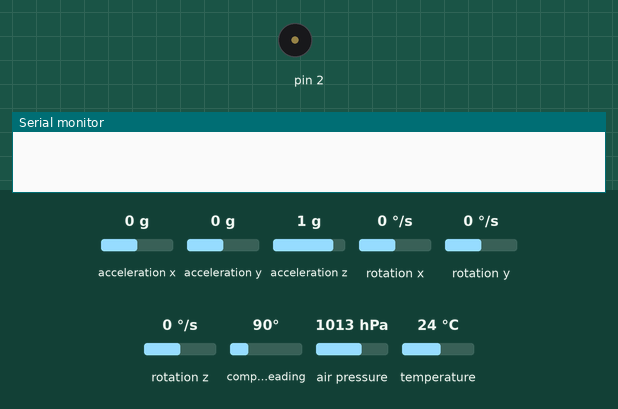
Bench run of a sketch on a simulated Arduino Uno, built with avr-gcc and run on an emulated ATmega328P. Shown: buzzer (waves = sounding), the last lines printed to the serial monitor. Inputs (shaded band) come from the test bench; at power-on: acceleration x 0 g, acceleration y 0 g, acceleration z 1 g, rotation x 0 °/s, rotation y 0 °/s, rotation z 0 °/s, compass heading 90°, air pressure 1013 hPa, temperature 24 °C. Storage starts empty.

Above: at 0.1 s.
At 6.2 s:
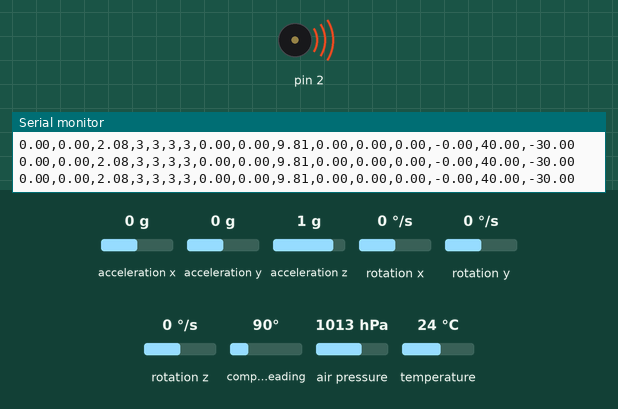
6.3 s: acceleration x set to -1.4 g
Timing chart, 0 to 9.3 s (numbered marks = the images above; inputs shaded):
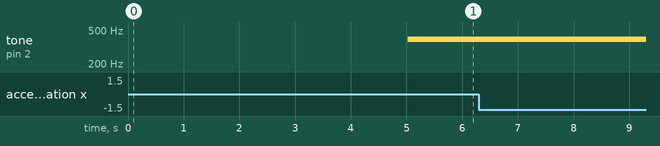

The sketch:

IMUFlightCompPiezo.ino
```cpp
/*
 * Rachel Handran
 * Flight Computer 5.19.23 with PCB v2.0
 * Current working state: Successfully prints out BMP and IMU calibration and accel, mag,
 * and gyro data to the serial monitor and writes to a file called on the SD.
 * Piezo buzzer plays constant tone for finding rocket after launch and recovery.
 *
 * CSV Format: bmp data, imu calibration, then imu raw data
 *    bmp.temp,bmp.pressure,bmp.altitude,system,accel,gyro,mg,acc.x(),acc.y(),acc.z(),gyr.x(),gyr.y(),gyr.z(),mag.x(),mag.y(),mag.z()
*/

#include <Adafruit_Sensor.h>
#include <Adafruit_BNO055.h>  // IMU
#include "Adafruit_BMP3XX.h" // BMP
#include <Wire.h>
#include <utility/imumaths.h>   // IMU
#include <SPI.h>
#include <SD.h>

// Global constants
#define FLIGHT FALSE // TRUE means will only upload the flight info, no serial prints (keep FALSE)
#define IS_DEBUG TRUE // FALSE cancels most print statements, all functions read/write still work
#define IS_DEBUG_BMP FALSE // Keep FALSE
#define DELAY_FIVE (5000)

// BNO Constants
#define BNO055_SAMPLERATE_DELAY_MS (100)

// BMP Constants
#define BMP_SCK 13
#define BMP_MISO 12
#define BMP_MOSI 11
#define BMP_CS 10
#define SEALEVELPRESSURE_HPA (1013.25) // bmp

// Setting up hardware connections
Sd2Card card;
SdVolume volume;
SdFile root;

Adafruit_BMP3XX bmp; // bmp
Adafruit_BNO055 myIMU = Adafruit_BNO055(-1, 0x28, &Wire); // IMU

File myFile;
const int CS = 10;

// Functions

// BMP Functions
void setupBMP() { //bmp
  if (!bmp.begin_I2C(0x77)) {   // hardware I2C mode, can pass in address & alt Wire
    #if IS_DEBUG_BMP
    Serial.println("Could not find a valid BMP3 sensor, check wiring!");
    #endif
    while (1);
  }
  bmp.setTemperatureOversampling(BMP3_OVERSAMPLING_8X);
  bmp.setPressureOversampling(BMP3_OVERSAMPLING_4X);
  bmp.setIIRFilterCoeff(BMP3_IIR_FILTER_COEFF_3);
  bmp.setOutputDataRate(BMP3_ODR_50_HZ);
}

// SD Card Functions
void initialize(){
    #if IS_DEBUG
    Serial.print("Initializing SD card...");
    #endif

  if (!SD.begin(CS)) {
    #if IS_DEBUG
    Serial.println("initialization failed!");
    #endif
    while (1); //stalls the program
  }
  #if IS_DEBUG
  Serial.println("initialization done.");
  #endif
}

// IMU Functions
void setup() {
  // put your setup code here, to run once:
  Serial.begin(115200);

  pinMode(2, OUTPUT);

  initialize(); //SDcard
  setupBMP();
  myIMU.begin();

  int8_t temp = myIMU.getTemp();
  myIMU.setExtCrystalUse(true);
  delay(DELAY_FIVE);
}

void loop() {
  // Piezo buzzer 5.20.23
  tone(2, 392); //G

  // put your main code here, to run repeatedly:
  uint8_t sys, gyros, accel, mg = 0;
  myIMU.getCalibration(&sys, &gyros, &accel,&mg);

  imu::Vector<3> acc = myIMU.getVector(Adafruit_BNO055::VECTOR_ACCELEROMETER);
  imu::Vector<3> gyr = myIMU.getVector(Adafruit_BNO055::VECTOR_GYROSCOPE);
  imu::Vector<3> mag = myIMU.getVector(Adafruit_BNO055::VECTOR_MAGNETOMETER);

  /*
  String imu_output = String(accel) + "," + String(gyros)+ "," + String(mg) + "," + String(sys)  + "," +
      String(acc.x()) + "," + String(acc.y()) + "," + String(acc.z()) + "," +
      String(gyr.x()) + "," + String(gyr.y()) + "," + String(gyr.z()) + "," +
      String(mag.x()) + "," + String(mag.y()) + "," + String(mag.z()) + ",";
  */

// NEW Development: 5.19.23

  #if !FLIGHT
  Serial.println("");
  Serial.print(bmp.temperature);
  Serial.print(",");
  Serial.print(bmp.pressure/100.0);
  Serial.print(",");
  Serial.print(bmp.readAltitude(SEALEVELPRESSURE_HPA));
  Serial.print(",");

  Serial.print(sys);
  Serial.print(",");
  Serial.print(accel);
  Serial.print(",");
  Serial.print(gyros);
  Serial.print(",");
  Serial.print(mg);

  Serial.print(",");
  Serial.print(acc.x());
  Serial.print(",");
  Serial.print(acc.y());
  Serial.print(",");
  Serial.print(acc.z());

  Serial.print(",");
  Serial.print(gyr.x());
  Serial.print(",");
  Serial.print(gyr.y());
  Serial.print(",");
  Serial.print(gyr.z());

  Serial.print(",");
  Serial.print(mag.x());
  Serial.print(",");
  Serial.print(mag.y());
  Serial.print(",");
  Serial.print(mag.z());
  #endif

  // Write to SD Card file

  //Taken from writeFile() function in previoous versions, for testing, copy that original code
  myFile = SD.open("BMPTEST7.txt", FILE_WRITE);

  myFile.print(bmp.temperature);
  myFile.write(",");
  myFile.print(bmp.pressure/100.0);
  myFile.write(",");
  myFile.print(bmp.readAltitude(SEALEVELPRESSURE_HPA));
  myFile.write(",");

  myFile.print(sys);
  myFile.write(",");
  myFile.print(accel);
  myFile.write(",");
  myFile.print(gyros);
  myFile.write(",");
  myFile.print(mg);
  myFile.write(",");

  myFile.print(acc.x());
  myFile.write(",");
  myFile.print(acc.y());
  myFile.write(",");
  myFile.print(acc.z());
  myFile.write(",");

  myFile.print(gyr.x());
  myFile.write(",");
  myFile.print(gyr.y());
  myFile.write(",");
  myFile.print(gyr.z());

  myFile.print(mag.x());
  myFile.write(",");
  myFile.print(mag.y());
  myFile.write(",");
  myFile.print(mag.z());

  myFile.write("\n");

  myFile.close();

  delay(BNO055_SAMPLERATE_DELAY_MS);
}
```
